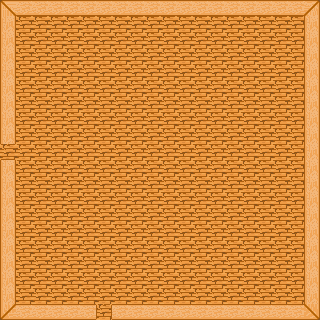

Tiled map render using the project's own tile images. Description and the whole map definition, tile-layer contents included, below:
An orthogonal 20x20 tile map with 16x16 px tiles, 1 tile layer (Tile Layer 1) and 2 objects (2x warp).

<map version="1.0" orientation="orthogonal" renderorder="right-down" width="20" height="20" tilewidth="16" tileheight="16" nextobjectid="4">
 <tileset firstgid="1" name="tileset" tilewidth="16" tileheight="16" tilecount="32" columns="8">
  <image source="demo.png" width="128" height="64" />
  <tile id="0">
   <properties>
    <property name="passable" type="bool" value="true" />
   </properties>
  </tile>
  <tile id="1">
   <properties>
    <property name="passable" type="bool" value="false" />
   </properties>
  </tile>
  <tile id="2">
   <properties>
    <property name="passable" type="bool" value="false" />
   </properties>
  </tile>
  <tile id="3">
   <properties>
    <property name="passable" type="bool" value="false" />
   </properties>
  </tile>
  <tile id="4">
   <properties>
    <property name="passable" type="bool" value="false" />
   </properties>
  </tile>
  <tile id="5">
   <properties>
    <property name="passable" type="bool" value="false" />
   </properties>
  </tile>
  <tile id="6">
   <properties>
    <property name="passable" type="bool" value="false" />
   </properties>
  </tile>
  <tile id="7">
   <properties>
    <property name="passable" type="bool" value="false" />
   </properties>
  </tile>
  <tile id="8">
   <properties>
    <property name="passable" type="bool" value="false" />
   </properties>
  </tile>
  <tile id="9">
   <properties>
    <property name="passable" type="bool" value="false" />
   </properties>
  </tile>
  <tile id="10">
   <properties>
    <property name="passable" type="bool" value="false" />
   </properties>
  </tile>
  <tile id="11">
   <properties>
    <property name="passable" type="bool" value="false" />
   </properties>
  </tile>
  <tile id="12">
   <properties>
    <property name="passable" type="bool" value="false" />
   </properties>
  </tile>
  <tile id="13">
   <properties>
    <property name="passable" type="bool" value="false" />
   </properties>
  </tile>
  <tile id="14">
   <properties>
    <property name="passable" type="bool" value="false" />
   </properties>
  </tile>
  <tile id="15">
   <properties>
    <property name="passable" type="bool" value="false" />
   </properties>
  </tile>
  <tile id="16">
   <properties>
    <property name="passable" type="bool" value="false" />
   </properties>
  </tile>
  <tile id="17">
   <properties>
    <property name="passable" type="bool" value="false" />
   </properties>
  </tile>
  <tile id="18">
   <properties>
    <property name="passable" type="bool" value="false" />
   </properties>
  </tile>
  <tile id="19">
   <properties>
    <property name="passable" type="bool" value="false" />
   </properties>
  </tile>
  <tile id="20">
   <properties>
    <property name="passable" type="bool" value="false" />
   </properties>
  </tile>
  <tile id="21">
   <properties>
    <property name="passable" type="bool" value="false" />
   </properties>
  </tile>
  <tile id="22">
   <properties>
    <property name="passable" type="bool" value="false" />
   </properties>
  </tile>
  <tile id="23">
   <properties>
    <property name="passable" type="bool" value="true" />
   </properties>
  </tile>
  <tile id="24">
   <properties>
    <property name="passable" type="bool" value="true" />
   </properties>
  </tile>
  <tile id="25">
   <properties>
    <property name="passable" type="bool" value="true" />
   </properties>
  </tile>
  <tile id="26">
   <properties>
    <property name="passable" type="bool" value="false" />
   </properties>
  </tile>
  <tile id="27">
   <properties>
    <property name="passable" type="bool" value="false" />
   </properties>
  </tile>
  <tile id="28">
   <properties>
    <property name="passable" type="bool" value="false" />
   </properties>
  </tile>
  <tile id="29">
   <properties>
    <property name="passable" type="bool" value="false" />
   </properties>
  </tile>
  <tile id="30">
   <properties>
    <property name="passable" type="bool" value="false" />
   </properties>
  </tile>
  <tile id="31">
   <properties>
    <property name="passable" type="bool" value="false" />
   </properties>
  </tile>
 </tileset>
 <layer name="Tile Layer 1" width="20" height="20">
  <data encoding="csv">
28,31,31,31,31,31,31,31,31,31,31,31,31,31,31,31,31,31,31,27,
32,24,24,24,24,24,24,24,24,24,24,24,24,24,24,24,24,24,24,32,
32,24,24,24,24,24,24,24,24,24,24,24,24,24,24,24,24,24,24,32,
32,24,24,24,24,24,24,24,24,24,24,24,24,24,24,24,24,24,24,32,
32,24,24,24,24,24,24,24,24,24,24,24,24,24,24,24,24,24,24,32,
32,24,24,24,24,24,24,24,24,24,24,24,24,24,24,24,24,24,24,32,
32,24,24,24,24,24,24,24,24,24,24,24,24,24,24,24,24,24,24,32,
32,24,24,24,24,24,24,24,24,24,24,24,24,24,24,24,24,24,24,32,
32,24,24,24,24,24,24,24,24,24,24,24,24,24,24,24,24,24,24,32,
26,24,24,24,24,24,24,24,24,24,24,24,24,24,24,24,24,24,24,32,
32,24,24,24,24,24,24,24,24,24,24,24,24,24,24,24,24,24,24,32,
32,24,24,24,24,24,24,24,24,24,24,24,24,24,24,24,24,24,24,32,
32,24,24,24,24,24,24,24,24,24,24,24,24,24,24,24,24,24,24,32,
32,24,24,24,24,24,24,24,24,24,24,24,24,24,24,24,24,24,24,32,
32,24,24,24,24,24,24,24,24,24,24,24,24,24,24,24,24,24,24,32,
32,24,24,24,24,24,24,24,24,24,24,24,24,24,24,24,24,24,24,32,
32,24,24,24,24,24,24,24,24,24,24,24,24,24,24,24,24,24,24,32,
32,24,24,24,24,24,24,24,24,24,24,24,24,24,24,24,24,24,24,32,
32,24,24,24,24,24,24,24,24,24,24,24,24,24,24,24,24,24,24,32,
29,31,31,31,31,31,25,31,31,31,31,31,31,31,31,31,31,31,31,30
</data>
 </layer>
 <objectgroup name="warps">
  <object id="1" name="door_bottom" type="warp" x="96.3333" y="304.333" width="15" height="15">
   <properties>
    <property name="map" value="demoland" />
    <property name="x" type="int" value="13" />
    <property name="y" type="int" value="12" />
   </properties>
  </object>
  <object id="2" name="door_left" type="warp" x="0" y="144.333" width="15.3333" height="15">
   <properties>
    <property name="map" value="demoland" />
    <property name="x" type="int" value="11" />
    <property name="y" type="int" value="11" />
   </properties>
  </object>
 </objectgroup>
</map>